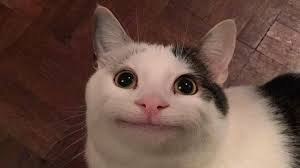
#> input picture week04/assets/cat.jpg, 300 x 168 px
$ python project_a.py
#> lines starting #> are read from the running program, lines starting #| are printed output that depends on the picture
import sys
import cv2

img = cv2.imread("./assets/cat.jpg")
#> img is the input picture: shape (168, 300, 3); mean B, G, R 68.6, 78.6, 106.1
if img is None:
    sys.exit("파일을 찾을 수 없습니다.")

# I = round(0.299*R+0.587*G+0.114*B)
# TODO: 컬러 사진을 흑백사진으로 변환하기

gray_img = cv2.cvtColor(img, cv2.COLOR_BGR2GRAY)
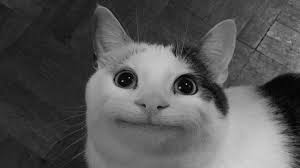
#> gray_img: shape (168, 300); min 0, max 209, mean 85.7

cv2.imshow("Grayscale Image", gray_img)
cv2.waitKey()
cv2.destroyAllWindows()
